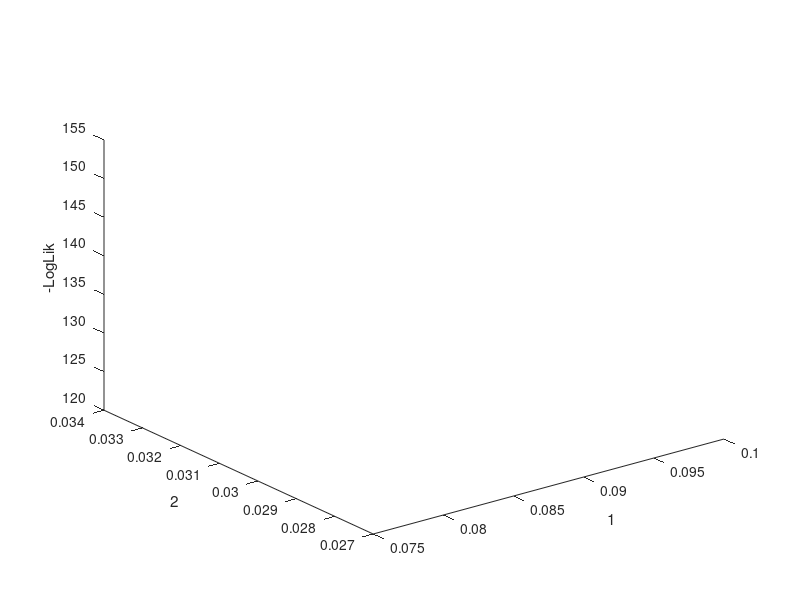
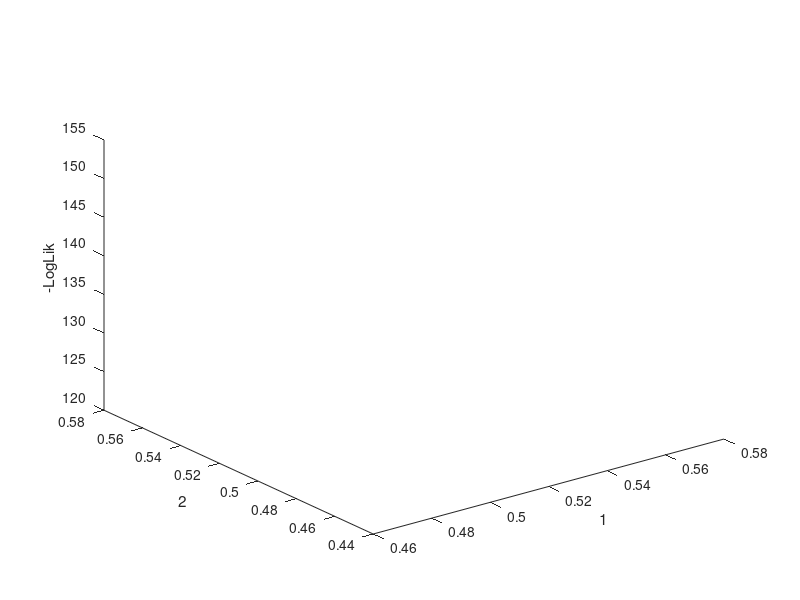

Write MATLAB code to recreate these figures, in order.
X = [
0.0886465311050415 
]

Y = [
0.03066098690032959 
]

Z = [
138.15510557964274 
]

XH = [0.0886465311050415 ];
YH = [0.03066098690032959 ];
ZH = [138.15510557964274 ];
XP = 1 ./(1+exp(-X));
YP = 1 ./(1+exp(-Y));
XHP = 1 ./(1+exp(-XH));
YHP = 1 ./(1+exp(-YH));figure('Name','objective_func_w(1,2,0.0886465311050415,0.0886465311050415,0.03066098690032959,0.03066098690032959,10)','NumberTitle','off');
plot3(XH,YH,ZH,'LineWidth',2)
xlabel(1);
ylabel(2);
zlabel('-LogLik');
hold on
surf(X,Y,Z)
hold off
figure('Name','objective_func_p(1,2,0.0886465311050415,0.0886465311050415,0.03066098690032959,0.03066098690032959,10)','NumberTitle','off');
plot3(XHP,YHP,ZH,'LineWidth',2)
xlabel(1);
ylabel(2);
zlabel('-LogLik');
hold on
surf(XP,YP,Z)
hold off
